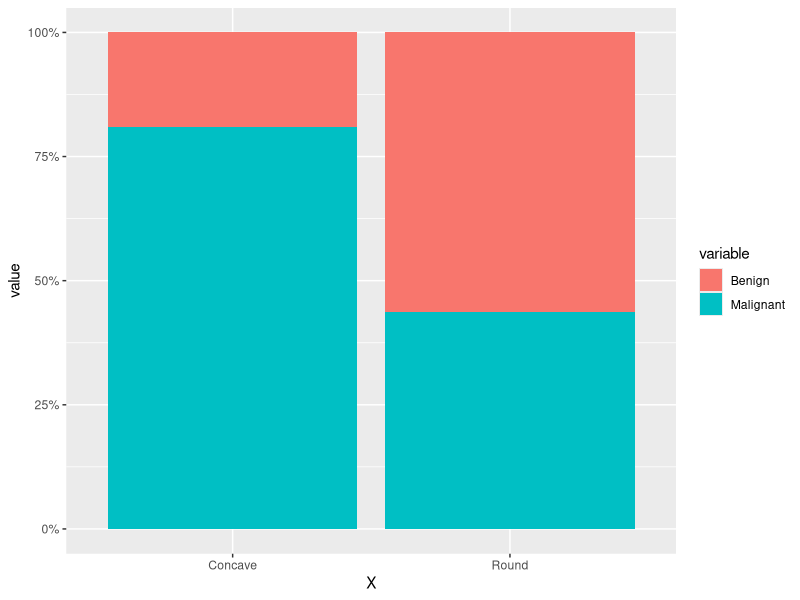
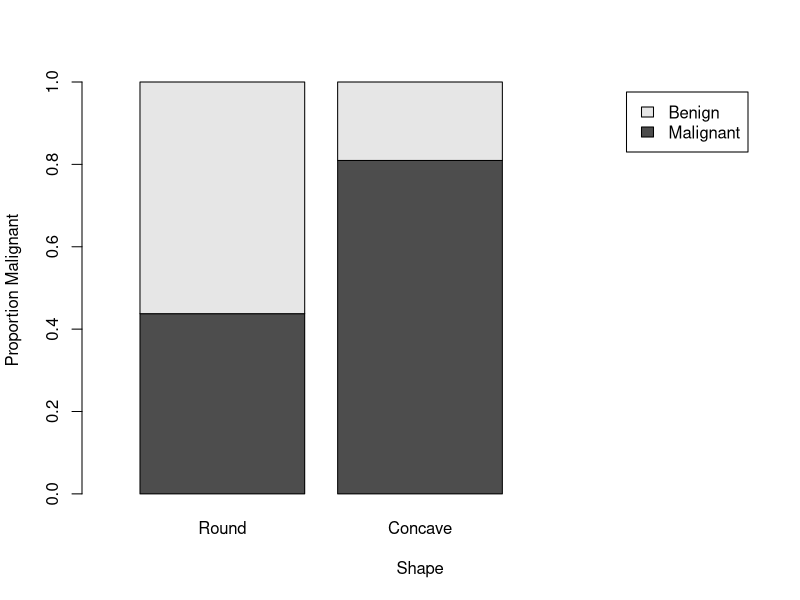
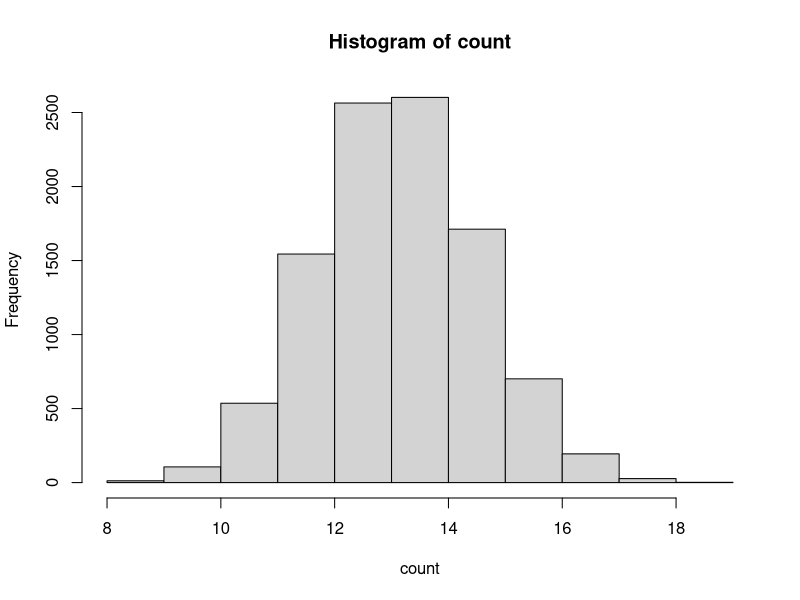
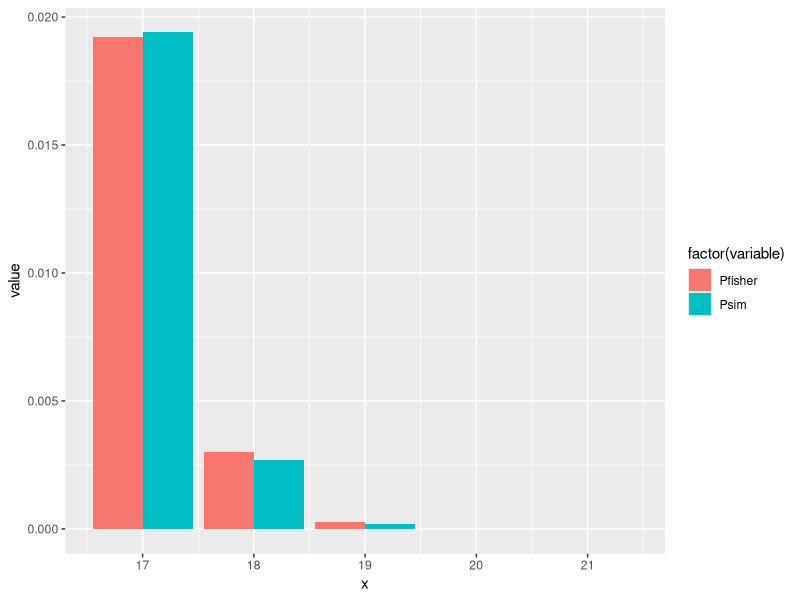
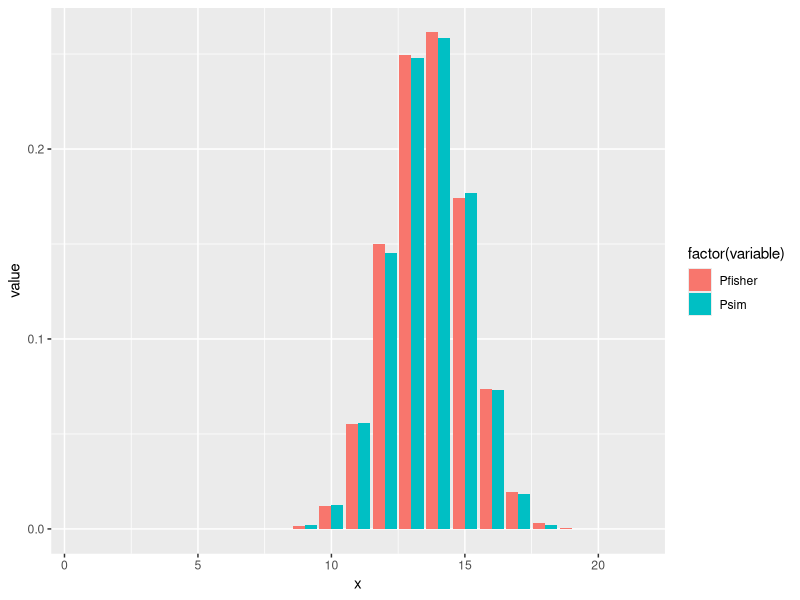

The R source for these figures, in order: (Note: this script raises an error after producing the figures.)
## Activity 1 
# The observational units are 37 FNA slide samples.
# Explanatory variable is the shape of nuclei.
# Response variable is the tumor type. 

## Activity 2 
library("ggplot2")
setwd("/Users/SMC/学/ECE 608/06 - Jun 06 - Testing statistical hypotheses")
table <- read.csv("C6 Table 6.1.csv")
#matrix <- as.matrix(table, rownames =TRUE)
round_proportion <- table[1,"Malignant"]/rowSums(table[1,2:3])
concave_proportion <- table[2,"Malignant"]/rowSums(table[2,2:3])
# concave sample malignant proportion 0.8095238
# round sample malignant proportion 0.4375 

## Activity 3

library(ggplot2)
library (scales) 
library(reshape2)

meltd<- melt(table, id.vars=1) 
plot(ggplot(meltd, aes(x=X, y=value, fill=variable))+
  geom_bar(stat="identity",position = "fill")+
  scale_y_continuous(labels = percent_format())+
    theme_grey())


tumors <- cbind(c(7/16,9/16),c(17/21,4/21))
barplot(tumors,xlab="Shape",legend=c("Malignant","Benign"),
        ylab="Proportion Malignant",names.arg=c("Round","Concave"),
        xlim=c(0,3.8))



#The graph shows evidence that nucleus shape is relate to the likelihood of a 
# cell being malignant as the proportion of concave cells that are malignant is
# so high as compared with round nucleus shape 
 
## Activity 6 
#create a list of object with 24 M, and 13 B
a=c(matrix(1, 24),matrix(0,13,))
count.malignant = sum(sample(a, 21))
## Activity 8
trails <- 10000
count <- sapply(1:trails, function(x){
  sum_m <-sum(sample(a,21, replace = FALSE))
  
#?? with or without replacement? same result? 
  })
hist(count)
p_value = sum(count>=17)/ 10000 

P17_sim=sum(count==17)/ 10000 
P18_sim=sum(count==18)/ 10000 
P19_sim=sum(count==19)/ 10000 
P20_sim=sum(count==20)/ 10000 
P21_sim=sum(count==21)/ 10000  
#solution 
reps <- 10000
results <- numeric(reps) 
cancer.cells <- c(rep("M",24),rep("B",13))
for (i in 1:reps) {
  results[i] <- sum(sample(cancer.cells,21, replace = FALSE)=="M")
}
sum(results>=17)/reps




## Activity 9 
comb = function(n, x) {
  factorial(n) / factorial(n-x) / factorial(x)
}
fisher = function(M,N,n,x){
  comb(M,x)*comb(N-M,n-x)/comb(N,n) 
}

P17_fisher=fisher(24,37,21,17)
P18_fisher=fisher(24,37,21,18)
P19_fisher=fisher(24,37,21,19)
P20_fisher=fisher(24,37,21,20)
P21_fisher=fisher(24,37,21,21)
Pfisher <- c(P17_fisher,P18_fisher,P19_fisher,P20_fisher,P21_fisher)

Psim <- c(P17_sim,P18_sim,P19_sim,P20_sim,P21_sim)
## Activity 10
x <- seq(17, 21, 1)
df <- data.frame(x,Pfisher,Psim)

melt.df<- melt(df, id.vars=1) 


plot(ggplot(melt.df,aes(x=x, y=value, fill=factor(variable))) +   
  geom_bar(stat="identity",position = "dodge")+
  theme_grey())

##redo 
sim = function(n) {
  reps <- 10000
  results <- numeric(reps) 
  cancer.cells <- c(rep("M",24),rep("B",13))
  for (i in 1:reps) {
    results[i] <- sum(sample(cancer.cells,21, replace = FALSE)=="M")
  }
  sum(results==n)/reps
}

reps <- 21
Pfisher <- numeric(reps) 
for (i in 1:reps) {
  #Pfisher[i] <- fisher(24,37,21,i)
  Pfisher[i] <- dhyper(i, 24, 13, 21)
}

Psim <- numeric(reps) 
for (i in 1:reps) {
  Psim[i] <- sim(i)
}


x <- seq(1, 21, 1)
df2 <- data.frame(x,Pfisher,Psim)

melt.df2<- melt(df2, id.vars=1) 

plot(ggplot(melt.df2,aes(x=x, y=value, fill=factor(variable))) +   
       geom_bar(stat="identity",position = "dodge")+
       theme_grey())


## Activity 11
c <- sum(P17_fisher,P18_fisher,P19_fisher,P20_fisher,P21_fisher)
# Pfisher17plus = 0.02247743
# p_value = sum(count>=17) = 0.0205
# The results are quite comparable 

#redo
#p(x>=17)
P17 <- 1 - phyper(16,24,13,21)
## Activity 12
P9_fisher=fisher(13,37,16,9)
P10_fisher=fisher(13,37,16,10)
P11_fisher=fisher(13,37,16,11)
P12_fisher=fisher(13,37,16,12)
P13_fisher=fisher(13,37,16,13)

Pfisher9plus <- sum(P9_fisher,P10_fisher,P11_fisher,P12_fisher,P13_fisher)
# Pfisher9plus = 0.02247743 
# The result matches with A11

## Activity 13
p = sapply(0:4, function(x){
  p = fisher(13,37,21,x)
})

Pfisher4less=sum(p)
# Pfisher4less = 0.02247743 
# The result matches with A11

## Activity 15
# where does the 10 come from ? 
p_value_2side = sum(count>=17 | count <=10)/ 10000 
# P value is 0.0344 

## Activity 16
p = sapply(8:10, function(x){
  p = fisher(24,37,21,x)
})
Pfisher10less = sum(p)
p_value_hypegeomatric = Pfisher10less + Pfisher17plus
# fisher exact value for two sided test is 0.03573574


## Activity 17
e_concave_malignant=21*24/37
# 13.62
## Activity 18
Pbenign=13/37
# benign proportion 0.3513514
e_round_benign= 16 *Pbenign
# estimated round benign 5.621622

## Activity 19
## ???how to convert oringinal data in to matrix that can be used directly
sam <- matrix(c(9,4,7,17),nrow=2,ncol=2)
chisq.test(sam,correct=FALSE)  # correct=FALSE ???
#X-squared = 4.0032, df = 1, p-value = 0.04541



